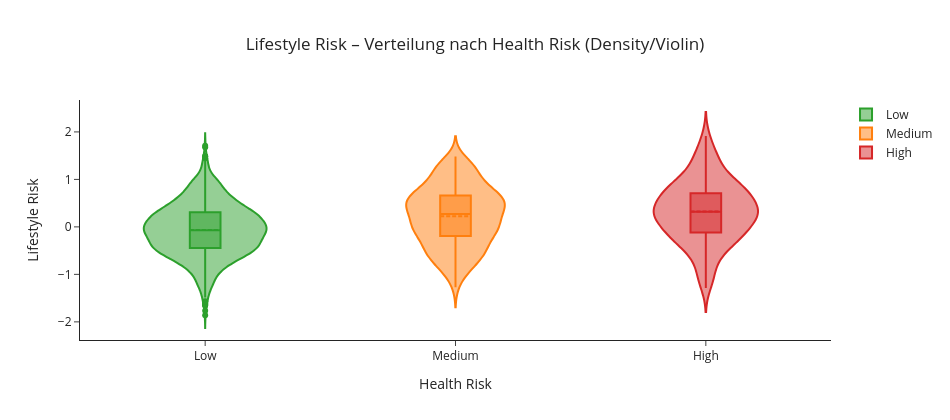

The notebook cell this image was saved under:
### Markdown cell above
### 4.5 Verteilung der neuen Features (Visual Check)

Die neuen Features sollen visuell geprüft werden:
- **Häufigkeiten** für binäre Features (`shortSleep`)
- **Verteilungen** für kontinuierliche Kombinationsfeatures (`lifestyleRisk`, `stressSleepMismatch`)

Die Grafiken dienen als Plausibilitäts- und Qualitätscheck:  
Sind die neuen Features sinnvoll skaliert und interpretiertbar?

### Code cell
tmp = df_clean[["lifestyleRisk", "healthRisk"]].dropna().copy()

# Reihenfolge fixieren
tmp["healthRisk"] = pd.Categorical(
    tmp["healthRisk"],
    categories=["Low", "Medium", "High"],
    ordered=True
)

fig = px.violin(
    tmp.sort_values("healthRisk"),
    x="healthRisk",
    y="lifestyleRisk",
    color="healthRisk",
    color_discrete_map=COLOR_MAP_RISK, 
    box=True,
    points="outliers",
    template="simple_white",
    title="Lifestyle Risk – Verteilung nach Health Risk (Density/Violin)",
    labels=labels
)

fig.update_layout(
    title_x=0.5,
    width=950,
    height=420,
    legend_title_text=""
)

fig.update_traces(meanline_visible=True)  # Mittelwert-Linie anzeigen
fig.show()

### Figure 1 — Plotly figure (JSON) as saved in the notebook; plotly's stock layout.template omitted (floating-point values rounded to 4 significant figures; data arrays with more than 128 entries replaced by an {"elided": "..."} marker saying what was removed)
{"data": [{"alignmentgroup": "True", "box": {"visible": true}, "hovertemplate": "Health Risk=%{x}<br>Lifestyle Risk=%{y}<extra></extra>", "legendgroup": "Low", "marker": {"color": "#2ca02c"}, "meanline": {"visible": true}, "name": "Low", "offsetgroup": "Low", "orientation": "v", "points": "outliers", "scalegroup": "True", "showlegend": true, "type": "violin", "x": {"elided": "1596 str values"}, "x0": " ", "xaxis": "x", "y": {"elided": "1596 float values"}, "y0": " ", "yaxis": "y"}, {"alignmentgroup": "True", "box": {"visible": true}, "hovertemplate": "Health Risk=%{x}<br>Lifestyle Risk=%{y}<extra></extra>", "legendgroup": "Medium", "marker": {"color": "#ff7f0e"}, "meanline": {"visible": true}, "name": "Medium", "offsetgroup": "Medium", "orientation": "v", "points": "outliers", "scalegroup": "True", "showlegend": true, "type": "violin", "x": {"elided": "297 str values"}, "x0": " ", "xaxis": "x", "y": {"elided": "297 float values"}, "y0": " ", "yaxis": "y"}, {"alignmentgroup": "True", "box": {"visible": true}, "hovertemplate": "Health Risk=%{x}<br>Lifestyle Risk=%{y}<extra></extra>", "legendgroup": "High", "marker": {"color": "#d62728"}, "meanline": {"visible": true}, "name": "High", "offsetgroup": "High", "orientation": "v", "points": "outliers", "scalegroup": "True", "showlegend": true, "type": "violin", "x": ["High", "High", "High", "High", "High", "High", "High", "High", "High", "High", "High", "High", "High", "High", "High", "High", "High", "High", "High", "High", "High", "High", "High", "High", "High", "High", "High", "High", "High", "High", "High", "High", "High", "High", "High", "High", "High", "High", "High", "High", "High", "High", "High", "High", "High", "High", "High", "High", "High", "High", "High", "High", "High", "High", "High", "High", "High", "High", "High", "High", "High", "High", "High", "High", "High", "High", "High", "High", "High", "High", "High", "High", "High", "High", "High", "High", "High", "High", "High", "High", "High", "High", "High", "High", "High", "High", "High", "High", "High", "High", "High", "High", "High", "High", "High", "High", "High", "High", "High", "High", "High", "High", "High", "High", "High", "High", "High"], "x0": " ", "xaxis": "x", "y": [0.7119, 0.0899, 0.1703, -0.6375, -0.1953, 0.7649, 0.2455, 1.103, 0.1503, 0.5925, 1.912, 0.3847, -0.1271, 0.362, -1.285, 0.9273, -0.2226, -0.3133, 0.6648, 0.526, 1.004, -0.07445, 1.587, -0.1381, -1.07, 0.6088, 0.275, -0.7408, 0.1007, 0.5204, -0.2926, 0.4366, 0.2488, 1.463, 0.9305, 0.2831, 0.3477, 0.1838, 0.3431, 0.04136, 0.6572, 0.5531, 0.3191, 0.6928, -0.6064, -0.9819, -0.08524, -0.04096, 0.5711, -0.3366, 1.48, 0.8285, -0.2185, 0.3229, 0.3318, 0.8541, -0.1636, 0.1937, 0.6414, -0.3081, 0.1334, 0.6907, -0.5089, 0.9467, 0.4444, -0.3747, -0.2129, 0.3071, 0.6043, -0.3447, 0.8689, 0.9542, 0.2851, -0.6876, 0.9617, 1.235, -0.1454, 1.297, -1.131, 0.6077, 0.8792, 0.6322, 0.07251, 1.321, -1.06, 0.224, 0.9188, 0.654, 1.788, 0.4387, 1.565, 0.07648, -0.3154, 0.1964, -0.08312, 0.3389, 0.2694, 0.6461, -0.07115, 0.09455, -0.6795, 0.8292, 0.2555, 1.397, 1.048, 1.127, -0.3831], "y0": " ", "yaxis": "y"}], "layout": {"height": 420, "legend": {"title": {"text": ""}, "tracegroupgap": 0}, "title": {"text": "Lifestyle Risk – Verteilung nach Health Risk (Density/Violin)", "x": 0.5}, "violinmode": "overlay", "width": 950, "xaxis": {"anchor": "y", "categoryarray": ["Low", "Medium", "High"], "categoryorder": "array", "domain": [0, 1], "title": {"text": "Health Risk"}}, "yaxis": {"anchor": "x", "domain": [0, 1], "title": {"text": "Lifestyle Risk"}}}}
